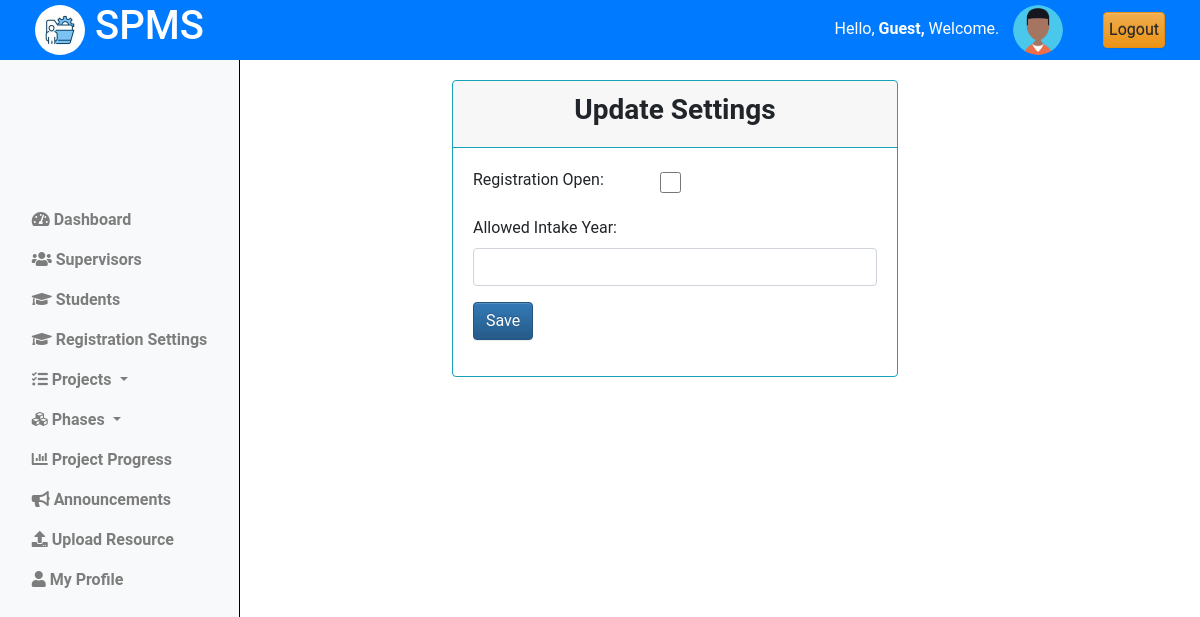
Before: /coordinator/registration/settings/ with the older database file.
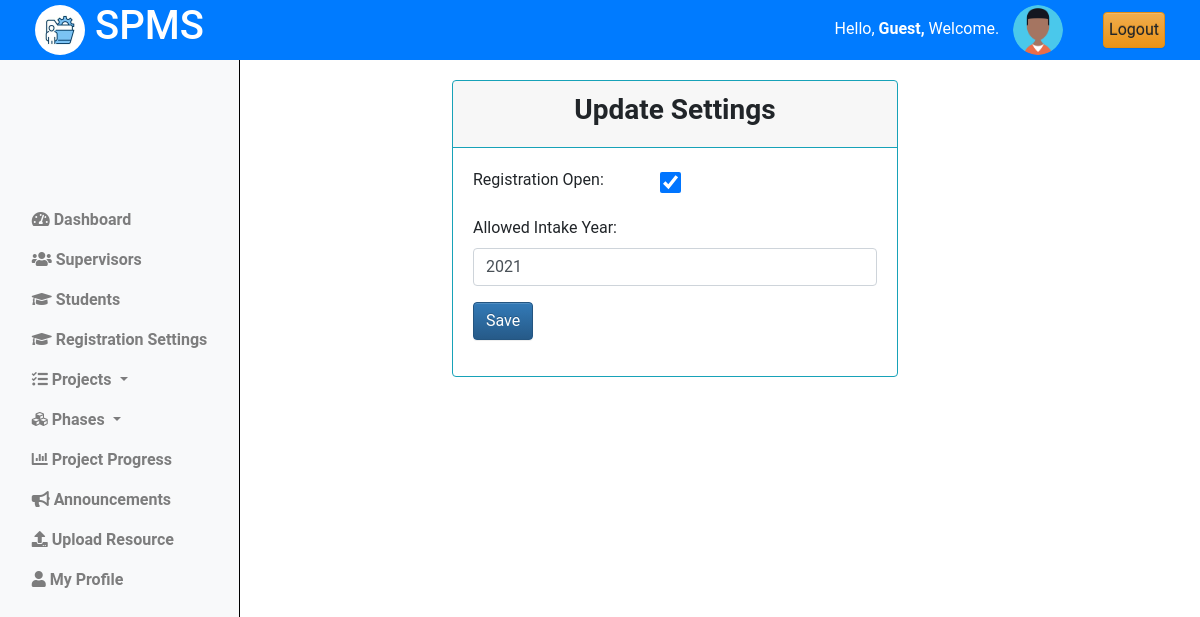
After: the same page with the newer database file.
### projectsApp/models.py (models this page shows)
class RegistrationSettings(models.Model):
    open = models.BooleanField(default=False)
    allowed_year = models.IntegerField()

### projectsApp/views.py (the view)
# urls.py: path('coordinator/registration/settings/', views.registration_settings, name='registration_settings'),
def registration_settings(request):
    settings = RegistrationSettings.objects.first()
    context = {
        'settings':settings
        }
    return render(request, 'cordinator/registration_settings.html', context)

### projectsApp/templates/cordinator/registration_settings.html (shortened to what this page needs)
{% extends 'base_cord.html' %}
{% load static %}
{% block content %}
{% include 'column1_cord.html' %}
<div class="content">
    <div class="container-fluid">
        <div class="row">
            <div class="card mb-5 border-info">
                <div class="card-header text-center border-info">
                    <h3 class="text-center"><Strong>Update Settings</Strong></h3>
                </div>
                <div class="card-body">
                    <form method="post" action="{% url 'update_registration_settings' %}">
                        <div class="form-row">
                            <div class="col">
                                <div class="form-group">
                                    <label for="registration_open">Registration Open:</label>
                                </div>
                            </div>
                            <div class="col">
                                <div class="form-group">
                                    <input type="checkbox" class="form-check-input" id="registration_open" name="registration_open" {% if settings.open %} checked {% endif %}>
                                </div>
                            </div>
                        </div>
                        <div class="form-group">
                            <label for="allowed_intake_year">Allowed Intake Year:</label>
                            <input type="number" class="form-control" id="allowed_intake_year" name="allowed_intake_year" value="{{ settings.allowed_year }}">
                        </div>
                        <button type="submit" class="btn btn-primary">Save</button>
                    </form>
                </div>
                 </div>
            </div>
        </div>
    </div>
<link rel="stylesheet" href="{% static 'css/upload_title.css' %}">
{% endblock %}

### projectsApp/templates/base_cord.html (shortened to what this page needs)
{% load static %}
<!doctype html>
<html class="no-js h-100" lang="en">
  <head>
    <link href="https://use.fontawesome.com/releases/v5.0.6/css/all.css" rel="stylesheet">
    <link href="https://stackpath.bootstrapcdn.com/bootstrap/4.5.2/css/bootstrap.min.css" rel="stylesheet">
    <link rel="stylesheet" href="https://cdn.jsdelivr.net/npm/bootstrap@3.3.7/dist/css/bootstrap-theme.min.css">
</head>
<body>
    <header>
        <div class="container-fluid">
            <div class="row align-items-center">
                <div class="col-md-3">
                    <div class="left">
                        <img src="{% static 'images/logo.jpg' %}" alt="Logo" class="logo">
                        <h1>SPMS</h1>
                    </div>
                </div>
                <div class="col-md-9 d-flex justify-content-end">
                    <div class="row align-items-center">
                        <div class="col-auto">
                            <span class="username mb-3" style="padding:10px;">
                                Hello,
                                <strong>
                                    {% if request.user.is_authenticated %}
                                        {% if request.user.is_staff %}
                                            {{ request.user.username }},
                                        {% else %}
                                            {{ request.user.name }},
                                        {% endif %}
                                    {% else %}
                                        Guest,
                                    {% endif %}
                                </strong>
                                Welcome.
                            </span>
                            <img src="{% static 'images/profile.png'%}" alt="Profile Picture" class="profile-pic">
                        </div>
                        <div class="col-auto">
                            <a href="{% url 'logout' %}" class="btn btn-warning" style="padding:5px;">Logout</a>
                        </div>
                    </div>
                </div>
            </div>
        </div>
    </header>
    {% block content %}
    {% endblock %}
</body>
</html>

### projectsApp/templates/column1_cord.html (shortened to what this page needs)
{% load static %}
<nav class="navbar navbar-expand-lg navbar-light bg-light flex-md-column sidebar column-1">
  <div class="collapse navbar-collapse" id="navbarNav">
    <ul class="navbar-nav flex-column">
      <li class="nav-item">
        <a class="nav-link" href="{% url "cordinator_dashboard" %}">
          <i class="fas fa-tachometer-alt"></i> Dashboard
        </a>
      </li>
      <li class="nav-item">
        <a class="nav-link" href="{% url 'view_supervisors' %}">
          <i class="fas fa-users"></i> Supervisors
        </a>
      </li>
      <li class="nav-item">
        <a class="nav-link" href="{% url 'registered_students' %}">
          <i class="fas fa-graduation-cap"></i> Students
        </a>
      </li>
      <li class="nav-item">
        <a class="nav-link" href="{% url 'registration_settings' %}">
          <i class="fas fa-graduation-cap"></i> Registration Settings
        </a>
      </li>
      <li class="nav-item dropdown">
        <a class="nav-link dropdown-toggle" href="#" id="projectsDropdown" role="button" data-bs-toggle="dropdown" aria-expanded="false">
          <i class="fas fa-tasks"></i> Projects
        </a>
      </li>
      <li class="nav-item dropdown">
        <a class="nav-link dropdown-toggle" href="#" id="phasesDropdown" role="button" data-bs-toggle="dropdown" aria-expanded="false">
          <i class="fas fa-cubes"></i> Phases
        </a>
      </li>
      <li class="nav-item">
        <a class="nav-link" href="{% url 'view_milestones' %}">
          <i class="fas fa-chart-bar"></i> Project Progress
        </a>
      </li>
      <li class="nav-item">
        <a class="nav-link" href="{% url 'make_announcement' %}">
          <i class="fas fa-bullhorn"></i> Announcements
        </a>
      </li>
      <li class="nav-item">
        <a class="nav-link" href="{% url 'upload_resource' %}">
          <i class="fas fa-upload"></i> Upload Resource
        </a>
      </li>
      <li class="nav-item">
        <a class="nav-link" href="{% url 'coordinator_profile' %}">
          <i class="fas fa-user"></i> My Profile
        </a>
      </li>
    </ul>
  </div>
</nav>

### projectsApp/static/css/upload_title.css (style rules this page uses)
.content { margin-left: 250px; padding: 20px; margin-top: 60px; }
.card { width: 49%; margin-left: 20%; align-content: center; }

### projectsApp/templates/base_cord.html (style rules this page uses)
body { font-family: 'Roboto', sans-serif; margin: 0; padding: 0; }
header { background-color: #007BFF; color: white; display: flex; justify-content: space-between; align-items: center; text-align: center; padding: 10px 20px; z-index: 20; position: fixed; top: 0; left: 0; width: 100%; height: 60px; }
header .left { display: flex; align-items: center; }
header .logo { width: 50px; height: 50px; margin-right: 10px; border-radius: 50%; }
header .profile-pic { width: 50px; height: 50px; border-radius: 50%; margin-right: 10px; }
.sidebar { position: fixed; top: 0; left: 0; width: 240px; height: 100vh; background-color: #647c94; border-right: 1px solid black; padding: 10px; overflow-x: hidden; }
.sidebar .nav-link { font-weight: 700; color: #d92727; }

### projectsApp/templates/cordinator/registration_settings.html (style rules this page uses)
input[type="checkbox"] { width: 1.3em; height: 1.3em; }

Changed rows visible on the page:
added RegistrationSettings: open "☑", allowed_intake_year "2021"
Other visible differences:
form field registration_open: "☐" → (not shown)
